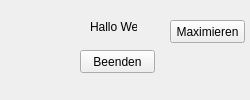
<?xml version="1.0" encoding="UTF-8"?>
<!-- Diese Datei wurde mit QT Designer erstellt und ist für die Verwendung von Python gedacht -->
<ui version="4.0">
 <class>MeinFormular</class>
 <widget class="QMainWindow" name="MeinFormular">
  <property name="geometry">
   <rect>
    <x>0</x>
    <y>0</y>
    <width>250</width>
    <height>100</height>
   </rect>
  </property>
  <property name="cursor">
   <cursorShape>ArrowCursor</cursorShape>
  </property>
  <property name="windowTitle">
   <string>Hallo Welt</string>
  </property>
  <widget class="QWidget" name="centralwidget">
   <widget class="QLabel" name="label">
    <property name="geometry">
     <rect>
      <x>90</x>
      <y>20</y>
      <width>47</width>
      <height>13</height>
     </rect>
    </property>
    <property name="text">
     <string>Hallo Welt</string>
    </property>
   </widget>
   <widget class="QPushButton" name="pushButton">
    <property name="geometry">
     <rect>
      <x>80</x>
      <y>50</y>
      <width>75</width>
      <height>23</height>
     </rect>
    </property>
    <property name="text">
     <string>Beenden</string>
    </property>
   </widget>
   <widget class="QPushButton" name="pushButton_2">
    <property name="geometry">
     <rect>
      <x>170</x>
      <y>20</y>
      <width>75</width>
      <height>23</height>
     </rect>
    </property>
    <property name="text">
     <string>Maximieren</string>
    </property>
   </widget>
  </widget>
 </widget>
 <resources/>
 <connections>
  <connection>
   <sender>pushButton_2</sender>
   <signal>clicked()</signal>
   <receiver>MeinFormular</receiver>
   <slot>showMaximized()</slot>
   <hints>
    <hint type="sourcelabel">
     <x>186</x>
     <y>32</y>
    </hint>
    <hint type="destinationlabel">
     <x>205</x>
     <y>76</y>
    </hint>
   </hints>
  </connection>
  <connection>
   <sender>pushButton</sender>
   <signal>clicked()</signal>
   <receiver>MeinFormular</receiver>
   <slot>close()</slot>
   <hints>
    <hint type="sourcelabel">
     <x>124</x>
     <y>63</y>
    </hint>
    <hint type="destinationlabel">
     <x>163</x>
     <y>84</y>
    </hint>
   </hints>
  </connection>
 </connections>
</ui>
